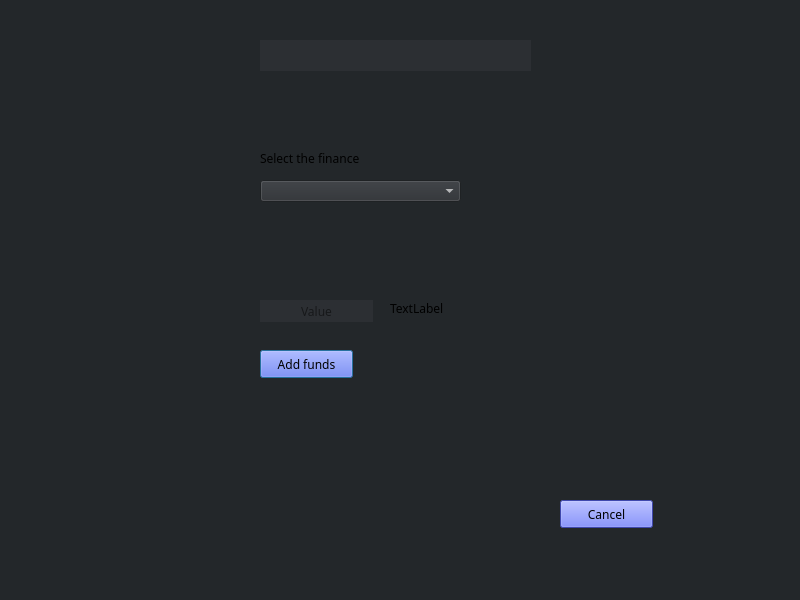
<?xml version="1.0" encoding="UTF-8"?>
<ui version="4.0">
 <class>AddFundsToSavingDialog</class>
 <widget class="QDialog" name="AddFundsToSavingDialog">
  <property name="geometry">
   <rect>
    <x>0</x>
    <y>0</y>
    <width>800</width>
    <height>600</height>
   </rect>
  </property>
  <property name="windowTitle">
   <string>AddFundsToSavingDialog</string>
  </property>
  <property name="styleSheet">
   <string notr="true">background-color:rgb(35, 39, 42);

</string>
  </property>
  <widget class="QComboBox" name="financePicker">
   <property name="geometry">
    <rect>
     <x>260</x>
     <y>180</y>
     <width>201</width>
     <height>22</height>
    </rect>
   </property>
   <property name="font">
    <font>
     <family>Whitney</family>
     <pointsize>9</pointsize>
    </font>
   </property>
   <property name="styleSheet">
    <string notr="true">QComboBox
{
color:white;
background-color: rgb(44, 47, 51);
}

QComboBox QAbstractItemView {
   color:white;
    selection-background-color:rgb(88, 101, 242);
	backgroud-color:rgb(44, 47, 51);
	
}

QComboBox QScrollBar
{
background: #5865F2
}

QComboBox QAbstractItemView QScrollBar
{
background: #5865F2
}



</string>
   </property>
  </widget>
  <widget class="QLabel" name="label">
   <property name="geometry">
    <rect>
     <x>260</x>
     <y>150</y>
     <width>121</width>
     <height>16</height>
    </rect>
   </property>
   <property name="font">
    <font>
     <family>Whitney</family>
     <pointsize>9</pointsize>
    </font>
   </property>
   <property name="styleSheet">
    <string notr="true">QLabel[text]{
color: white;}
QLabel{
background-color:rgb(35, 39, 42);
border:none;}</string>
   </property>
   <property name="text">
    <string>Select the finance</string>
   </property>
  </widget>
  <widget class="QPushButton" name="addFundsPushButton">
   <property name="geometry">
    <rect>
     <x>260</x>
     <y>350</y>
     <width>93</width>
     <height>28</height>
    </rect>
   </property>
   <property name="font">
    <font>
     <family>Whitney</family>
     <pointsize>9</pointsize>
    </font>
   </property>
   <property name="styleSheet">
    <string notr="true">
QPushButton {
     background-color: rgb(88, 101, 242);
 }
 QPushButton#pushButton:pressed {
   	background-color: rgb(88, 157, 242); 
 }
 QPushButton#pushButton:hover {
     
	background-color: rgb(88, 157, 242);
 }
 QPushButton[text] {
    color:white;
 }</string>
   </property>
   <property name="text">
    <string>Add funds</string>
   </property>
  </widget>
  <widget class="QLineEdit" name="valueLineEdit">
   <property name="geometry">
    <rect>
     <x>260</x>
     <y>300</y>
     <width>113</width>
     <height>22</height>
    </rect>
   </property>
   <property name="font">
    <font>
     <family>Whitney</family>
     <pointsize>9</pointsize>
    </font>
   </property>
   <property name="styleSheet">
    <string notr="true">QLineEdit[text]{
color: white;}
QLineEdit{
background-color: rgb(44, 47, 51);
border:none;}</string>
   </property>
   <property name="alignment">
    <set>Qt::AlignCenter</set>
   </property>
   <property name="placeholderText">
    <string>Value</string>
   </property>
  </widget>
  <widget class="QLabel" name="currencyISOLabel">
   <property name="geometry">
    <rect>
     <x>390</x>
     <y>300</y>
     <width>55</width>
     <height>16</height>
    </rect>
   </property>
   <property name="font">
    <font>
     <family>Whitney</family>
     <pointsize>9</pointsize>
    </font>
   </property>
   <property name="styleSheet">
    <string notr="true">QLabel[text]{
color: white;}
QLabel{
background-color:rgb(35, 39, 42);
border:none;}</string>
   </property>
   <property name="text">
    <string>TextLabel</string>
   </property>
  </widget>
  <widget class="QPushButton" name="cancelPushButton">
   <property name="geometry">
    <rect>
     <x>560</x>
     <y>500</y>
     <width>93</width>
     <height>28</height>
    </rect>
   </property>
   <property name="font">
    <font>
     <family>Whitney</family>
     <pointsize>9</pointsize>
    </font>
   </property>
   <property name="styleSheet">
    <string notr="true">
QPushButton {
     background-color: rgb(88, 101, 242);
 }
 QPushButton#pushButton:pressed {
   	background-color: rgb(88, 157, 242); 
 }
 QPushButton#pushButton:hover {
     
	background-color: rgb(88, 157, 242);
 }
 QPushButton[text] {
    color:white;
 }</string>
   </property>
   <property name="text">
    <string>Cancel</string>
   </property>
  </widget>
  <widget class="QLineEdit" name="savingTitle">
   <property name="geometry">
    <rect>
     <x>260</x>
     <y>40</y>
     <width>271</width>
     <height>31</height>
    </rect>
   </property>
   <property name="font">
    <font>
     <family>Whitney</family>
     <pointsize>10</pointsize>
    </font>
   </property>
   <property name="styleSheet">
    <string notr="true">QLineEdit[text]{
color: white;}
QLineEdit{
background-color: rgb(44, 47, 51);
border:none;}</string>
   </property>
   <property name="alignment">
    <set>Qt::AlignCenter</set>
   </property>
   <property name="readOnly">
    <bool>true</bool>
   </property>
  </widget>
 </widget>
 <layoutdefault spacing="6" margin="11"/>
 <resources/>
 <connections>
  <connection>
   <sender>cancelPushButton</sender>
   <signal>clicked()</signal>
   <receiver>AddFundsToSavingDialog</receiver>
   <slot>reject()</slot>
   <hints>
    <hint type="sourcelabel">
     <x>596</x>
     <y>514</y>
    </hint>
    <hint type="destinationlabel">
     <x>612</x>
     <y>444</y>
    </hint>
   </hints>
  </connection>
 </connections>
</ui>
